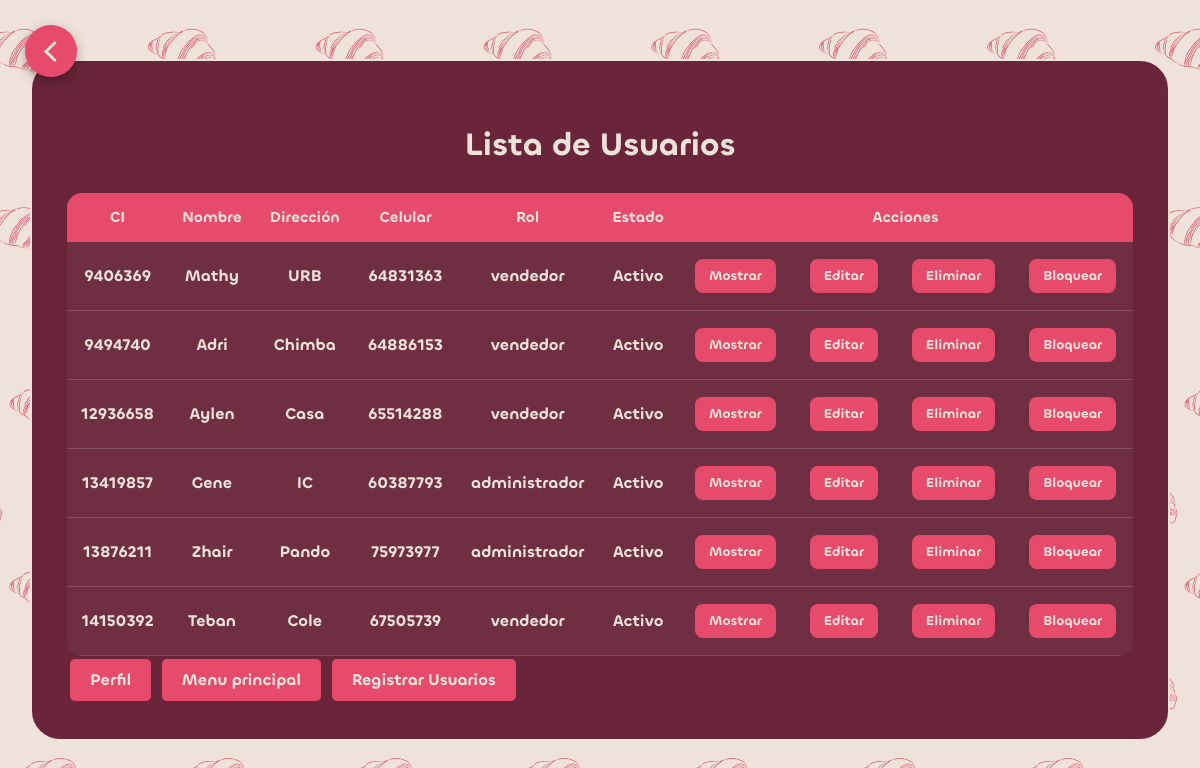
The app's page /Usuario/readleerUsuarios.php (signed in) with its own data.
### tables this page shows
CREATE TABLE IF NOT EXISTS `Usuarios` (
  `CI` INT NOT NULL AUTO_INCREMENT,
  `Nombre` VARCHAR(45) NULL DEFAULT NULL,
  `Direccion` VARCHAR(45) NULL DEFAULT NULL,
  `Celular` VARCHAR(45) NULL DEFAULT NULL,
  `Rol` VARCHAR(45) NULL DEFAULT NULL,
  `Estado` VARCHAR(45) NULL DEFAULT NULL,
  `imagen` VARCHAR(200) NULL DEFAULT NULL,
  PRIMARY KEY (`CI`));

### Usuario/readleerUsuarios.php (the view, shortened to what this page needs)
<?php
$usuario = "root";
$contraseña = "";
$direccion = "localhost";
$baseDeDatos = "MYMS";
$conexion = new mysqli($direccion, $usuario, $contraseña, $baseDeDatos);
$sql = "SELECT * FROM Usuarios";
$resultado = $conexion->query($sql);
?>
<!DOCTYPE html>
<html lang="es">
<head>
    <link rel="stylesheet" href="../tipografia/Fonts/WEB/css/chillax.css">
</head>
<body>
<div>
 <a href="../administrador.php" class="btn-volver-esquina" aria-label="Volver" title="Volver"> </a>
    <h2>Lista de Usuarios</h2>
    <table>
        <tr>
            <th>CI</th>
            <th>Nombre</th>
            <th>Dirección</th>
            <th>Celular</th>
            <th>Rol</th>
            <th>Estado</th>
            <th colspan="4">Acciones</th>
        </tr>
        <?php
        if ($resultado->num_rows > 0) {
            while($fila = $resultado->fetch_assoc()) {
                $CI = $fila['CI'];
                echo "<tr>";
                echo "<td>".$fila['CI']."</td>";
                echo "<td>".$fila['Nombre']."</td>";
                echo "<td>".$fila['Direccion']."</td>";
                echo "<td>".$fila['Celular']."</td>";
                echo "<td>".$fila['Rol']."</td>";
                echo "<td>".$fila['Estado']."</td>";
                echo "<td>
                        <a href='readleerUsuario.php?CI=$CI'>
                            <button class='mostrar'>Mostrar</button>
                        </a>
</td>";
 echo "<td>
                        <a href='formUpdateUsuario.php?CI=$CI'>
                            <button class='editar'>Editar</button>
                        </a>
</td>";
 echo "<td>
                        <a href='eliminarUsuario.php?CI=$CI'>
                            <button class='eliminar'>Eliminar</button>
                        </a>
                      </td>";
                      if($fila["Estado"]=="Activo"){
                         echo "<td>
                        <a href='bloquear.php?CI=$CI'>
                            <button class='eliminar'>Bloquear</button>
                        </a>
                      </td>";
                      }
                echo "</tr>";
            }
        } else {
            echo "<tr>";
            echo "<td colspan='7'>No hay usuarios registrados</td>";
            echo "</tr>";
        }
        ?>
    </table>
    <a href="../administrador.php"><button class="volver">Perfil</button></a>
<a href="../portada publica.php"><button class="volver">Menu principal</button></a>
<a href="formRegistroUsuario.php"><button class="volver">Registrar Usuarios</button></a>
</div>
</body>
</html>

### Usuario/readleerUsuarios.php (style rules this page uses)
* { font-family: 'Chillax-Semibold'; box-sizing: border-box; }
body { background-image: url(../imagenes/2.png); display: flex; justify-content: center; align-items: center; min-height: 100vh; margin: 0; }
div { width: 95%; max-width: 1200px; padding: 35px; background-color: #6A253A; border: 2px solid #EFE2DA; border-radius: 30px; color: #EFE2DA; }
h2 { text-align: center; margin-bottom: 25px; font-size: 32px; }
table { width: 100%; border-collapse: collapse; overflow: hidden; border-radius: 15px; }
th { background-color: #E64B6B; color: #EFE2DA; padding: 14px; font-size: 15px; }
td { padding: 14px; text-align: center; border-bottom: 1px solid rgba(239, 226, 218, 0.2); color: #EFE2DA; }
tr { background-color: rgba(255,255,255,0.04); transition: 0.3s; }
button { padding: 8px 14px; margin: 3px; border: none; border-radius: 8px; cursor: pointer; transition: 0.3s; color: #EFE2DA; }
.mostrar { background-color: #E64B6B; transition: 0.3s; }
.editar { background-color: #E64B6B; transition: 0.3s; }
.eliminar { background-color: #E64B6B; transition: 0.3s; }
.volver { padding: 10px 20px; border: none; color: #EFE2DA; border-radius: 5px; background: #E64B6B; cursor: pointer; font-size: 16px; }
a { text-decoration:none; color: #EFE2DA; }
.btn-volver-esquina { position: fixed; top: 25px; left: 25px; width: 52px; height: 52px; display: flex; align-items: center; justify-content: center; background: #E64B6B; border: none; border-radius: 50%; cursor: pointer; box-shadow: 0 4px 12px rgba(0, 0, 0, 0.30); transition: all 0.2s ease; z-index: 9999; text-decoration: none; }
.btn-volver-esquina::before { content: ""; width: 12px; height: 12px; border-left: 3px solid #EFE2DA; border-bottom: 3px solid #EFE2DA; transform: rotate(45deg); margin-left: 6px; }

### records on screen
usuarios: CI "9406369", Nombre "Mathy", Direccion "URB", Celular "64831363", Rol "vendedor", Estado "Activo"
usuarios: CI "9494740", Nombre "Adri", Direccion "Chimba", Celular "64886153", Rol "vendedor", Estado "Activo"
usuarios: CI "12936658", Nombre "Aylen", Direccion "Casa", Celular "65514288", Rol "vendedor", Estado "Activo"
usuarios: CI "13419857", Nombre "Gene", Direccion "IC", Celular "60387793", Rol "administrador", Estado "Activo"
usuarios: CI "13876211", Nombre "Zhair", Direccion "Pando", Celular "75973977", Rol "administrador", Estado "Activo"
usuarios: CI "14150392", Nombre "Teban", Direccion "Cole", Celular "67505739", Rol "vendedor", Estado "Activo"
